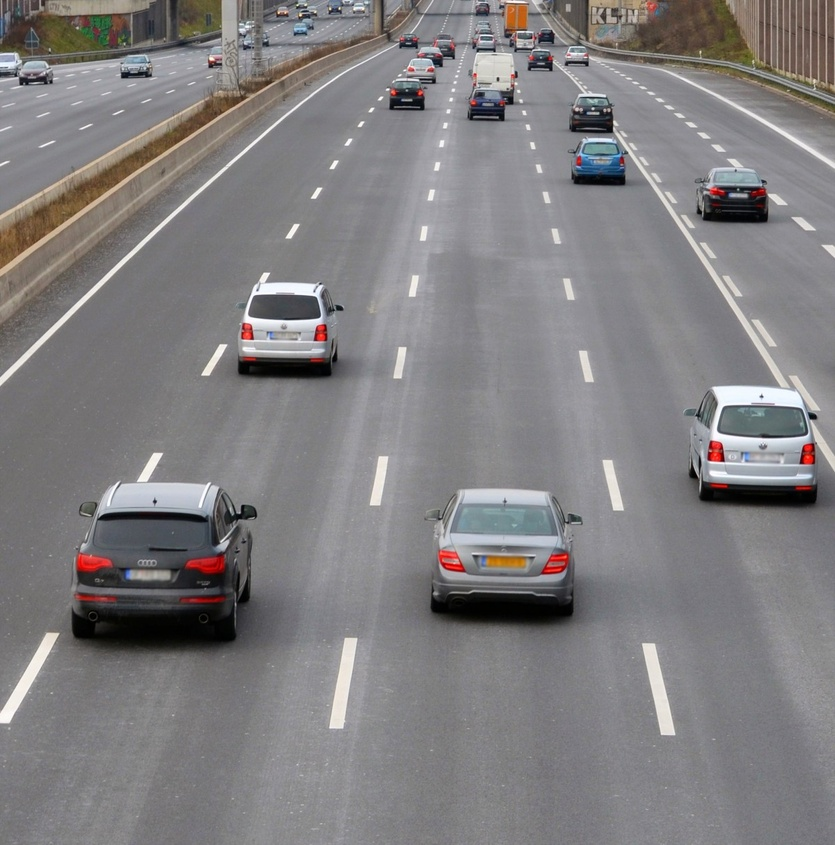
#> input picture Assignment_11/highway.jpg, 835 x 845 px, shrunk from 1200 x 1214 before the run
$ python cv_6.py
#> lines starting #> are read from the running program, lines starting #| are printed output that depends on the picture
import cv2
import numpy as np

img = cv2.imread("./highway.jpg")
#> img is the input picture: shape (845, 835, 3); mean B, G, R 128.4, 126.9, 129.1

column = img.shape[1]
#> column = 835
row = img.shape[0]
#> row = 845

s = np.float32([(1, 0, 150), (0, 1, 70)])

shifted = cv2.warpAffine(img, s, (column, row))
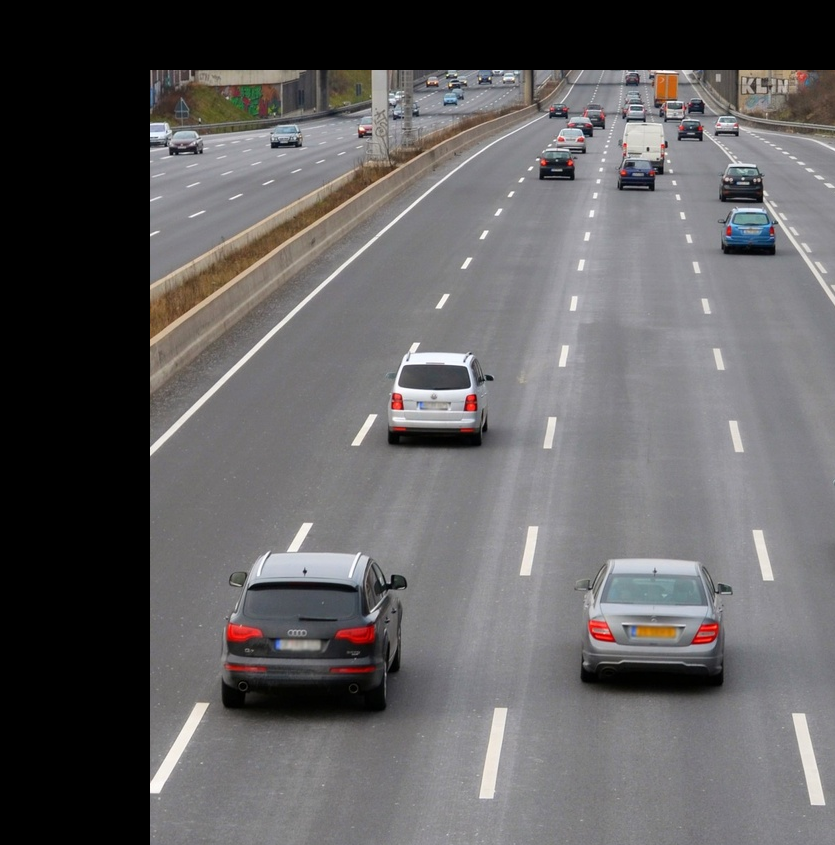
#> shifted: shape (845, 835, 3); mean B, G, R 96.2, 95.1, 96.9

cv2.imshow("Original Image", img)
cv2.imshow("Shifted Image", shifted)

cv2.waitKey(0)
cv2.destroyAllWindows()
